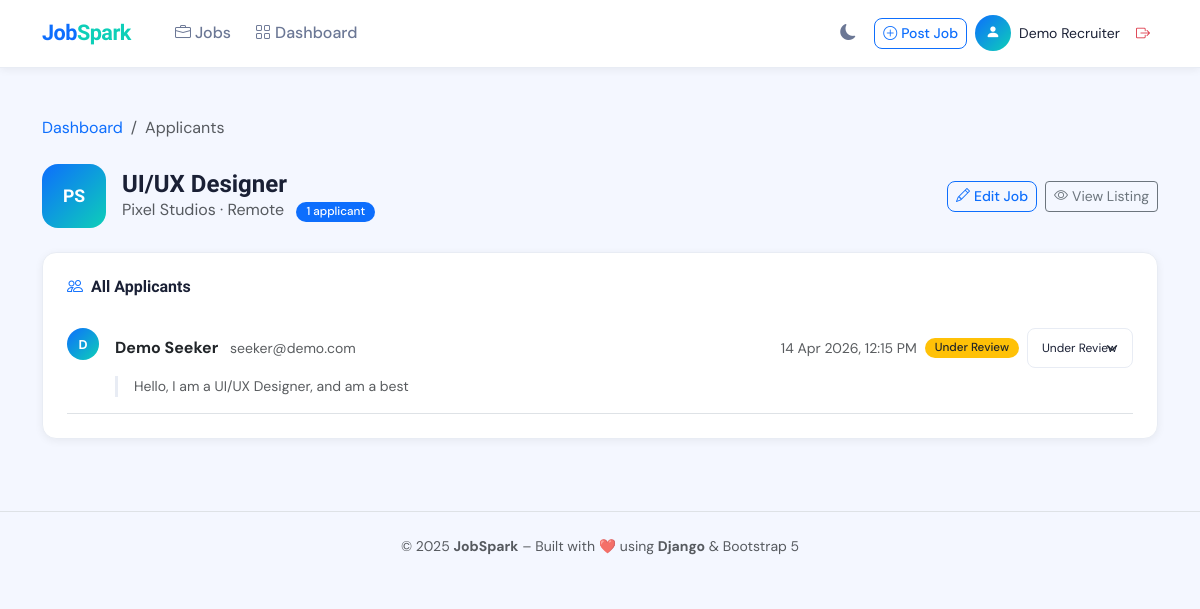
The app's page /dashboard/applicants/2/ (signed in) with its own data.
### jobs/models.py (models this page shows, shortened)
class Job(models.Model):
    FULL_TIME  = 'Full-time'
    PART_TIME  = 'Part-time'
    CONTRACT   = 'Contract'
    INTERNSHIP = 'Internship'
    JOB_TYPE_CHOICES = [
        (FULL_TIME,  'Full-time'),
        (PART_TIME,  'Part-time'),
        (CONTRACT,   'Contract'),
        (INTERNSHIP, 'Internship'),
    ]
    ENGINEERING = 'Engineering'
    DESIGN      = 'Design'
    DATA        = 'Data'
    MANAGEMENT  = 'Management'
    MARKETING   = 'Marketing'
    SALES       = 'Sales'
    OTHER       = 'Other'
    CATEGORY_CHOICES = [
        (ENGINEERING, 'Engineering'),
        (DESIGN,      'Design'),
        (DATA,        'Data'),
        (MANAGEMENT,  'Management'),
        (MARKETING,   'Marketing'),
        (SALES,       'Sales'),
        (OTHER,       'Other'),
    ]
    title        = models.CharField(max_length=200)
    company      = models.CharField(max_length=200)
    location     = models.CharField(max_length=200)
    job_type     = models.CharField(max_length=20, choices=JOB_TYPE_CHOICES, default=FULL_TIME)
    salary       = models.CharField(max_length=100, blank=True, default='Negotiable')
    category     = models.CharField(max_length=50, choices=CATEGORY_CHOICES, default=ENGINEERING)
    description  = models.TextField()
    requirements = models.TextField(blank=True, help_text='One requirement per line')
    logo         = models.CharField(max_length=5, blank=True,
                                    help_text='2-letter abbreviation shown on card (e.g. TN)')
    recruiter = models.ForeignKey(
        User,
        on_delete=models.SET_NULL,
        null=True, blank=True,
        related_name='posted_jobs',
    )
    posted_at  = models.DateTimeField(default=timezone.now)
    updated_at = models.DateTimeField(auto_now=True)
    is_active = models.BooleanField(default=True)
    class Meta:
        ordering = ['-posted_at']   # Newest first
        verbose_name = 'Job'
        verbose_name_plural = 'Jobs'
    def get_logo(self):
        return self.logo or self.company[:2].upper()

class Application(models.Model):
    STATUS_PENDING  = 'pending'
    STATUS_REVIEWED = 'reviewed'
    STATUS_REJECTED = 'rejected'
    STATUS_ACCEPTED = 'accepted'
    STATUS_CHOICES = [
        (STATUS_PENDING,  'Under Review'),
        (STATUS_REVIEWED, 'Reviewed'),
        (STATUS_REJECTED, 'Rejected'),
        (STATUS_ACCEPTED, 'Accepted'),
    ]
    job          = models.ForeignKey(Job,  on_delete=models.CASCADE, related_name='applications')
    applicant    = models.ForeignKey(User, on_delete=models.CASCADE, related_name='applications')
    cover_letter = models.TextField(blank=True)
    status       = models.CharField(max_length=20, choices=STATUS_CHOICES, default=STATUS_PENDING)
    applied_at   = models.DateTimeField(auto_now_add=True)
    class Meta:
        unique_together = ('job', 'applicant')
        ordering = ['-applied_at']
    def get_status_badge_class(self):
        mapping = {
            self.STATUS_PENDING:  'bg-warning text-dark',
            self.STATUS_REVIEWED: 'bg-info text-dark',
            self.STATUS_REJECTED: 'bg-danger',
            self.STATUS_ACCEPTED: 'bg-success',
        }
        return mapping.get(self.status, 'bg-secondary')

### jobs/views.py (the view, shortened to what this page needs)
# urls.py: path('dashboard/applicants/<int:pk>/', views.view_applicants, name='view_applicants'),
@login_required
def view_applicants(request, pk):
    job = get_object_or_404(Job, pk=pk, recruiter=request.user)
    applicants = (Application.objects
                  .filter(job=job)
                  .select_related('applicant')
                  .order_by('-applied_at'))
    return render(request, 'jobs/applicants.html', {
        'job':        job,
        'applicants': applicants,
    })

### jobs/templates/jobs/applicants.html (shortened to what this page needs)
{% extends "jobs/base.html" %}
{% load static %}
{% block content %}
<div class="container py-5">
  <nav aria-label="breadcrumb" class="mb-4">
    <ol class="breadcrumb">
      <li class="breadcrumb-item">
        <a href="{% url 'dashboard' %}">Dashboard</a>
      </li>
      <li class="breadcrumb-item active">Applicants</li>
    </ol>
  </nav>
  <div class="d-flex flex-wrap align-items-center gap-3 mb-4 fade-up">
    <div class="company-logo lg">{{ job.get_logo }}</div>
    <div>
      <h4 class="fw-bold mb-0">{{ job.title }}</h4>
      <p class="text-muted mb-0">
        {{ job.company }} · {{ job.location }}
        <span class="ms-2 badge bg-primary">
          {{ applicants.count }} applicant{{ applicants.count|pluralize }}
        </span>
      </p>
    </div>
    <div class="ms-auto d-flex gap-2">
      <a href="{% url 'edit_job' job.pk %}"
         class="btn btn-outline-primary btn-sm">
        <i class="bi bi-pencil me-1"></i>Edit Job
      </a>
      <a href="{% url 'job_detail' job.pk %}"
         class="btn btn-outline-secondary btn-sm">
        <i class="bi bi-eye me-1"></i>View Listing
      </a>
    </div>
  </div>
  <div class="dash-section fade-up fade-up-delay-1">
    <h6 class="dash-section-title">
      <i class="bi bi-people me-2 text-primary"></i>All Applicants
    </h6>
    {% if applicants %}
    <div class="list-group list-group-flush">
      {% for app in applicants %}
      <div class="list-group-item px-0 py-3 border-bottom">
        <div class="d-flex align-items-start gap-3">
          <div class="avatar-sm flex-shrink-0">
            {{ app.applicant.first_name|first|upper|default:app.applicant.email|first|upper }}
          </div>
          <div class="flex-grow-1 min-width-0">
            <div class="d-flex flex-wrap justify-content-between align-items-center gap-2 mb-1">
              <div>
                <strong>
                  {{ app.applicant.first_name|default:app.applicant.email }}
                </strong>
                <span class="text-muted small ms-2">{{ app.applicant.email }}</span>
              </div>
              <div class="d-flex align-items-center gap-2">
                <span class="text-muted small">
                  {{ app.applied_at|date:"j M Y, g:i A" }}
                </span>
                <span class="badge {{ app.get_status_badge_class }}">
                  {{ app.get_status_display }}
                </span>
                <form method="POST"
                      action="{% url 'view_applicants' job.pk %}"
                      class="d-inline">
                  <select name="status"
                          class="form-select form-select-sm"
                          style="width:auto;font-size:.75rem"
                          onchange="this.form.submit()">
                    {% for val, label in app.STATUS_CHOICES %}
                    <option value="{{ val }}"
                      {% if app.status == val %}selected{% endif %}>
                      {{ label }}
                    </option>
                    {% endfor %}
                  </select>
                </form>
              </div>
            </div>
            {% if app.cover_letter %}
            <blockquote class="text-muted small mb-0 mt-2 ps-3"
                        style="border-left:3px solid var(--border)">
              {{ app.cover_letter|truncatewords:40 }}
            </blockquote>
            {% else %}
            <p class="text-muted small mb-0 mt-1 fst-italic">No cover letter provided.</p>
            {% endif %}
          </div>
        </div>
      </div>
      {% endfor %}
    </div>
    {% endif %}
  </div>
</div>
{% endblock %}

### jobs/templates/jobs/base.html (shortened to what this page needs)
{% load static %}
<!DOCTYPE html>
<html lang="en">
<head>
  <link href="https://cdn.jsdelivr.net/npm/bootstrap@5.3.3/dist/css/bootstrap.min.css" rel="stylesheet"/>
  <link href="https://cdn.jsdelivr.net/npm/bootstrap-icons@1.11.3/font/bootstrap-icons.min.css" rel="stylesheet"/>
  <link href="{% static 'jobs/css/style.css' %}" rel="stylesheet"/>
</head>
<body>
<nav class="navbar navbar-expand-lg fixed-top">
  <div class="container">
    <a class="navbar-brand" href="{% url 'home' %}">
      Job<span class="brand-dot">Spark</span>
    </a>
    <div class="collapse navbar-collapse" id="navbarContent">
      <ul class="navbar-nav me-auto mb-2 mb-lg-0 ms-3">
        <li class="nav-item">
          <a class="nav-link {% if request.resolver_match.url_name == 'home' %}active{% endif %}"
             href="{% url 'home' %}">
            <i class="bi bi-briefcase me-1"></i>Jobs
          </a>
        </li>
        {% if user.is_authenticated %}
        <li class="nav-item">
          <a class="nav-link {% if request.resolver_match.url_name == 'dashboard' %}active{% endif %}"
             href="{% url 'dashboard' %}">
            <i class="bi bi-grid me-1"></i>Dashboard
          </a>
        </li>
        {% endif %}
      </ul>
      <div class="d-flex align-items-center gap-2">
        <button class="btn-icon" id="darkToggleBtn" title="Toggle dark mode">
        </button>
        {% if user.is_authenticated %}
          {% if user.is_staff %}
            <a href="{% url 'post_job' %}" class="btn btn-outline-primary btn-sm">
              <i class="bi bi-plus-circle me-1"></i>Post Job
            </a>
          {% endif %}
          <div class="d-flex align-items-center gap-2">
            <div class="user-avatar">
              <i class="bi bi-person-fill" style="font-size:.9rem"></i>
            </div>
            <span class="fw-500 small d-none d-lg-inline">
              {{ user.first_name|default:user.email }}
            </span>
          </div>
          <a href="{% url 'logout' %}" class="btn btn-sm text-danger border-0" title="Logout">
            <i class="bi bi-box-arrow-right"></i>
          </a>
        {% else %}
          <a href="{% url 'login' %}" class="btn btn-outline-primary btn-sm px-3">Login</a>
          <a href="{% url 'register' %}" class="btn btn-primary btn-sm px-3">Register</a>
        {% endif %}
      </div>
    </div>
  </div>
</nav>
{% block content %}{% endblock %}
<footer class="py-4 border-top mt-4">
  <div class="container text-center text-muted small">
    <p class="mb-0">
      © 2025 <strong>JobSpark</strong> –
      Built with ❤️ using <strong>Django</strong> &amp; Bootstrap 5
    </p>
  </div>
</footer>
</body>
</html>

### jobs/static/jobs/css/style.css (style rules this page uses)
:root { --primary: #0d6efd; --accent: #0dcfb8; --accent-dark: #09a896; --surface: #ffffff; --surface-alt: #f8faff; --border: #e8ecf4; --text: #1a2035; --text-muted: #6b7795; --shadow-sm: 0 2px 8px rgba(0,0,0,.06); --shadow-md: 0 4px 20px rgba(0,0,0,.10); --radius: 14px; --radius-sm: 8px; --nav-height: 68px; }
* { box-sizing: border-box; }
body { font-family: 'DM Sans', sans-serif; background: #f4f7ff; color: var(--text); transition: background .3s, color .3s; padding-top: var(--nav-height); }
h1,h2,h3,h4,h5,h6 { font-family: 'Sora', sans-serif; }
a { color: var(--primary); text-decoration: none; }
.navbar { height: var(--nav-height); background: var(--surface) !important; border-bottom: 1px solid var(--border); box-shadow: var(--shadow-sm); transition: background .3s; }
.navbar-brand { font-family: 'Sora', sans-serif; font-weight: 800; font-size: 1.35rem; color: var(--primary) !important; letter-spacing: -0.5px; }
.navbar-brand .brand-dot { color: var(--accent); }
.nav-link { font-weight: 500; color: var(--text-muted) !important; transition: color .2s; padding: .4rem .75rem !important; border-radius: var(--radius-sm); }
.btn-icon { background: transparent; border: none; color: var(--text-muted); width: 36px; height: 36px; border-radius: 50%; display: flex; align-items: center; justify-content: center; transition: background .2s, color .2s; padding: 0; cursor: pointer; }
.company-logo { width: 48px; height: 48px; background: linear-gradient(135deg,var(--primary),var(--accent)); border-radius: 12px; display: flex; align-items: center; justify-content: center; color: #fff; font-family: 'Sora',sans-serif; font-weight: 700; font-size: .85rem; flex-shrink: 0; }
.company-logo.lg { width: 64px; height: 64px; font-size: 1.1rem; border-radius: 16px; }
.badge { font-weight: 500; font-size: .73rem; border-radius: 20px; padding: 4px 10px; }
.btn-outline-primary { border-radius: var(--radius-sm); font-weight: 500; }
.form-control, .form-select { border-color: var(--border); border-radius: var(--radius-sm); padding: 10px 14px; color: var(--text); transition: border-color .2s, box-shadow .2s; }
.dash-section { background: var(--surface); border-radius: var(--radius); padding: 24px; border: 1px solid var(--border); box-shadow: var(--shadow-sm); }
.dash-section-title { font-family: 'Sora',sans-serif; font-weight: 700; font-size: 1rem; margin-bottom: 16px; }
.avatar-sm { width: 32px; height: 32px; background: linear-gradient(135deg,var(--primary),var(--accent)); border-radius: 50%; display: flex; align-items: center; justify-content: center; color: #fff; font-weight: 700; font-size: .8rem; flex-shrink: 0; }
.user-avatar { width: 36px; height: 36px; background: linear-gradient(135deg,var(--primary),var(--accent)); border-radius: 50%; display: flex; align-items: center; justify-content: center; color: #fff; font-weight: 700; font-size: .9rem; }
.fade-up { animation: fadeUp .45s ease both; }
.fade-up-delay-1 { animation-delay: .1s; }

### records on screen
Job: get_logo "PS", title "UI/UX Designer", company "Pixel Studios", location "Remote"
Application: applicant.first_name|first "D", applicant.first_name "Demo Seeker", applicant.email "seeker@demo.com", applied_at "14 Apr 2026, 12:15 PM", status "Under Review", cover_letter "Hello, I am a UI/UX Designer, and am a best"

### other values on screen
{{ user.first_name|default:user.email }} "Demo Recruiter"
{{ applicants.count }} "1"
